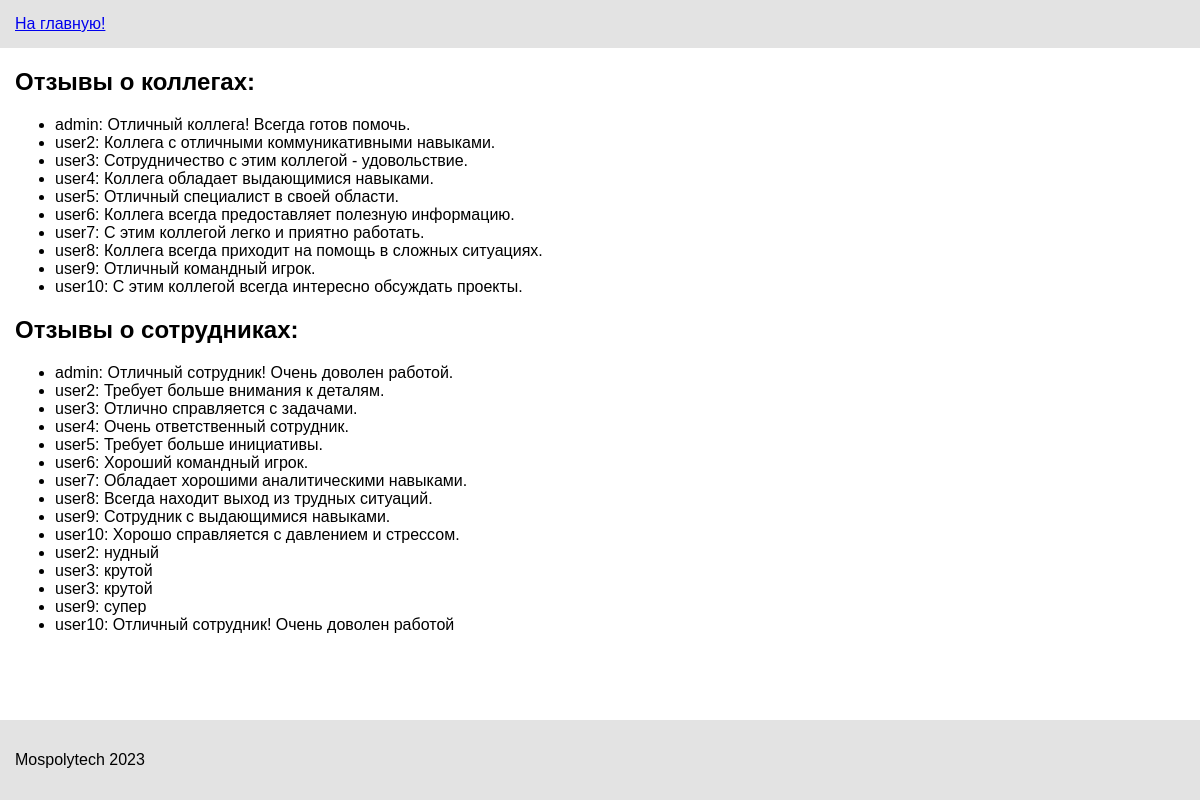
The app's page /onlinerating/feedback/ with its own data.
### onlinerating/models.py (models this page shows, shortened)
class ColleagueFeedback(models.Model):
    user = models.ForeignKey(User, on_delete=models.CASCADE, verbose_name="Пользователь")
    colleagues = models.ManyToManyField(User, related_name='colleague_feedback', verbose_name="Коллеги")
    feedback = models.TextField(verbose_name="Отзыв о коллегах")
    history = HistoricalRecords()
    class Meta:
        verbose_name = "Отзыв о коллегах"
        verbose_name_plural = "Отзывы о коллегах"

class EmployeeFeedback(models.Model):
    user = models.ForeignKey(User, on_delete=models.CASCADE, verbose_name="Пользователь")
    anonymous_user = models.CharField(max_length=255, blank=True, null=True, verbose_name="Анонимный пользователь")
    feedback = models.TextField(verbose_name="Отзыв о сотруднике")
    rating = models.PositiveIntegerField(default=0, verbose_name="Оценка")
    date_created = models.DateTimeField(auto_now_add=True, verbose_name="Дата создания")
    history = HistoricalRecords()
    class Meta:
        verbose_name = "Отзыв о сотруднике"
        verbose_name_plural = "Отзывы о сотрудниках"

### onlinerating/views.py (the view)
# urls.py: path('feedback/', views.feedback_view, name='feedback'),
def feedback_view(request):
    colleague_feedback = ColleagueFeedback.objects.all()
    employee_feedback = EmployeeFeedback.objects.all()
    return render(request, 'onlinerating/feedback.html',
                  {'colleague_feedback': colleague_feedback, 'employee_feedback': employee_feedback})

### onlinerating/templates/onlinerating/feedback.html (shortened to what this page needs)
{% extends 'onlinerating/base.html' %}
{% load static %}
{% block content %}
    <h2>Отзывы о коллегах:</h2>
    <ul>
        {% for feedback in colleague_feedback %}
            <li>{{ feedback.user.username }}: {{ feedback.feedback }}</li>
        {% endfor %}
    </ul>
    <h2>Отзывы о сотрудниках:</h2>
    <ul>
        {% for feedback in employee_feedback %}
            <li>{{ feedback.user.username }}: {{ feedback.feedback }}</li>
        {% endfor %}
    </ul>
{% endblock %}

### onlinerating/templates/onlinerating/base.html (shortened to what this page needs)
{% load static %}
<!DOCTYPE html>
<html lang="ru">
<head>
    <link rel="stylesheet" href="{% static 'onlinerating/style.css' %}">
</head>
<body>
<header class="header">
    <div class="header__wrapper">
            <a href="{% url 'onlinerating:index' %}">На главную!</a>
    </div>
</header>
<main>
    {% block content %}{% endblock %}
</main>
<footer class="footer">
    <div class="footer__wrapper">
        <p>Mospolytech 2023</p>
    </div>
</footer>
</body>
</html>

### onlinerating/static/onlinerating/style.css (style rules this page uses)
html { height: 100%; padding: 0; margin: 0; }
body { font-family: Arial, sans-serif; display: flex; flex-direction: column; height: 100%; padding: 0; margin: 0; }
main { flex: 1 0 auto; padding: 0 15px; }
.footer { background-color: #e3e3e3; padding: 15px; flex: 0 0 auto; }
.footer__wrapper { max-width: 1200px; margin: 0 auto; }
.header { background-color: #e3e3e3; padding: 15px; flex: 0 0 auto; }
.header__wrapper { max-width: 1200px; margin: 0 auto; display: flex; align-items: center; }

### records on screen
ColleagueFeedback: user.username "admin", feedback "Отличный коллега! Всегда готов помочь."
ColleagueFeedback: user.username "user2", feedback "Коллега с отличными коммуникативными навыками."
ColleagueFeedback: user.username "user3", feedback "Сотрудничество с этим коллегой - удовольствие."
ColleagueFeedback: user.username "user4", feedback "Коллега обладает выдающимися навыками."
ColleagueFeedback: user.username "user5", feedback "Отличный специалист в своей области."
ColleagueFeedback: user.username "user6", feedback "Коллега всегда предоставляет полезную информацию."
ColleagueFeedback: user.username "user7", feedback "С этим коллегой легко и приятно работать."
ColleagueFeedback: user.username "user8", feedback "Коллега всегда приходит на помощь в сложных ситуациях."
ColleagueFeedback: user.username "user9", feedback "Отличный командный игрок."
ColleagueFeedback: user.username "user10", feedback "С этим коллегой всегда интересно обсуждать проекты."
EmployeeFeedback: user.username "admin", feedback "Отличный сотрудник! Очень доволен работой."
EmployeeFeedback: user.username "user2", feedback "Требует больше внимания к деталям."
EmployeeFeedback: user.username "user3", feedback "Отлично справляется с задачами."
EmployeeFeedback: user.username "user4", feedback "Очень ответственный сотрудник."
EmployeeFeedback: user.username "user5", feedback "Требует больше инициативы."
EmployeeFeedback: user.username "user6", feedback "Хороший командный игрок."
EmployeeFeedback: user.username "user7", feedback "Обладает хорошими аналитическими навыками."
EmployeeFeedback: user.username "user8", feedback "Всегда находит выход из трудных ситуаций."
EmployeeFeedback: user.username "user9", feedback "Сотрудник с выдающимися навыками."
EmployeeFeedback: user.username "user10", feedback "Хорошо справляется с давлением и стрессом."
EmployeeFeedback: user.username "user2", feedback "нудный"
EmployeeFeedback: user.username "user3", feedback "крутой"
EmployeeFeedback: user.username "user3", feedback "крутой"
EmployeeFeedback: user.username "user9", feedback "супер"
EmployeeFeedback: user.username "user10", feedback "Отличный сотрудник! Очень доволен работой"
